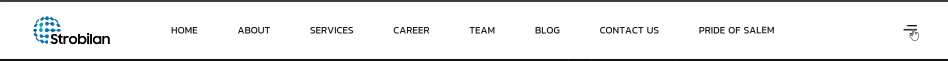
#> input picture frame 14 of Videos/Recording 2026-06-14 160438.mp4, 1896 x 122 px (shown at 1/2 size)
$ python check_menu_changes.py
#> lines starting #> are read from the running program, lines starting #| are printed output that depends on the picture
import cv2
import numpy as np
import os

video_path = r"e:\PKSS Project\Videos\Recording 2026-06-14 160438.mp4"
output_dir = r"e:\PKSS Project\extracted_frames\menu_changes"
os.makedirs(output_dir, exist_ok=True)

cap = cv2.VideoCapture(video_path)
ret, first_frame = cap.read()
#> first_frame is the input picture: shape (122, 1896, 3); mean B, G, R 235.7, 235.5, 235.1
if not ret:
    print("Failed to read first frame")
    exit(1)

# Crop region for menus: width is 1896, let's look at x from 300 to 1600, y from 0 to 122
menu_x1, menu_x2 = 300, 1600
first_menu_crop = first_frame[:, menu_x1:menu_x2]
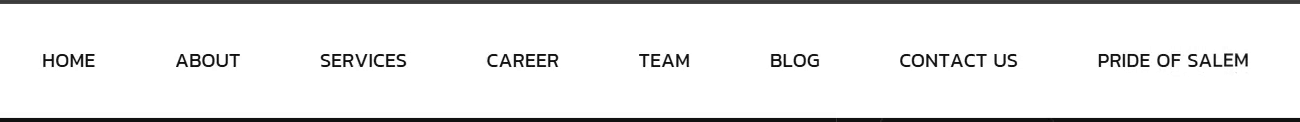
#> first_menu_crop: shape (122, 1300, 3); min 2, max 255, mean 236
gray_first = cv2.cvtColor(first_menu_crop, cv2.COLOR_BGR2GRAY)

frame_idx = 1
saved = 0
while True:
    ret, frame = cap.read()
    if not ret:
        break
    curr_menu_crop = frame[:, menu_x1:menu_x2]
    gray_curr = cv2.cvtColor(curr_menu_crop, cv2.COLOR_BGR2GRAY)

    diff = cv2.absdiff(gray_first, gray_curr)
    mean_diff = np.mean(diff)
#> mean_diff = 0.0515

    # If there is a change in the menu area, save the cropped region and original frame
    if mean_diff > 0.05:
        cv2.imwrite(os.path.join(output_dir, f"frame_{frame_idx:03d}_diff_{mean_diff:.2f}.jpg"), frame)
        saved += 1

    frame_idx += 1

cap.release()
print(f"Saved {saved} frames with changes in menu area to {output_dir}")
